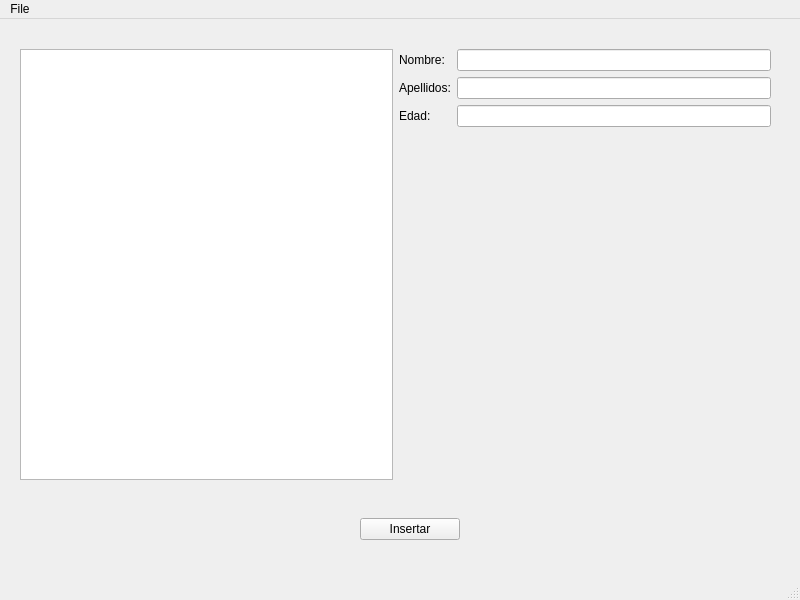
<?xml version="1.0" encoding="UTF-8"?>
<ui version="4.0">
 <class>MainWindow</class>
 <widget class="QMainWindow" name="MainWindow">
  <property name="geometry">
   <rect>
    <x>0</x>
    <y>0</y>
    <width>800</width>
    <height>600</height>
   </rect>
  </property>
  <property name="windowTitle">
   <string>MainWindow</string>
  </property>
  <widget class="QWidget" name="centralwidget">
   <widget class="QWidget" name="horizontalLayoutWidget">
    <property name="geometry">
     <rect>
      <x>20</x>
      <y>30</y>
      <width>751</width>
      <height>431</height>
     </rect>
    </property>
    <layout class="QHBoxLayout" name="contentLayout">
     <item>
      <widget class="QListWidget" name="listaPersonas"/>
     </item>
     <item>
      <layout class="QFormLayout" name="dataLayout">
       <item row="0" column="0">
        <widget class="QLabel" name="nombreLabel">
         <property name="text">
          <string>Nombre:</string>
         </property>
        </widget>
       </item>
       <item row="1" column="0">
        <widget class="QLabel" name="apellidosLabel">
         <property name="text">
          <string>Apellidos:</string>
         </property>
        </widget>
       </item>
       <item row="2" column="0">
        <widget class="QLabel" name="edadLabel">
         <property name="text">
          <string>Edad:</string>
         </property>
        </widget>
       </item>
       <item row="0" column="1">
        <widget class="QLineEdit" name="nombreLineEdit"/>
       </item>
       <item row="1" column="1">
        <widget class="QLineEdit" name="apellidosLineEdit"/>
       </item>
       <item row="2" column="1">
        <widget class="QLineEdit" name="edadLineEdit"/>
       </item>
      </layout>
     </item>
    </layout>
   </widget>
   <widget class="QWidget" name="horizontalLayoutWidget_2">
    <property name="geometry">
     <rect>
      <x>280</x>
      <y>490</y>
      <width>261</width>
      <height>41</height>
     </rect>
    </property>
    <layout class="QHBoxLayout" name="horizontalLayout">
     <item>
      <widget class="QPushButton" name="insertarPushButton">
       <property name="maximumSize">
        <size>
         <width>100</width>
         <height>16777215</height>
        </size>
       </property>
       <property name="text">
        <string>Insertar</string>
       </property>
      </widget>
     </item>
    </layout>
   </widget>
  </widget>
  <widget class="QMenuBar" name="menubar">
   <property name="geometry">
    <rect>
     <x>0</x>
     <y>0</y>
     <width>800</width>
     <height>25</height>
    </rect>
   </property>
   <widget class="QMenu" name="menuFile">
    <property name="title">
     <string>File</string>
    </property>
    <addaction name="actionSave"/>
    <addaction name="actionLoad"/>
   </widget>
   <addaction name="menuFile"/>
  </widget>
  <widget class="QStatusBar" name="statusbar"/>
  <action name="actionSave">
   <property name="text">
    <string>Save</string>
   </property>
  </action>
  <action name="actionLoad">
   <property name="text">
    <string>Load</string>
   </property>
  </action>
 </widget>
 <resources/>
 <connections/>
</ui>
